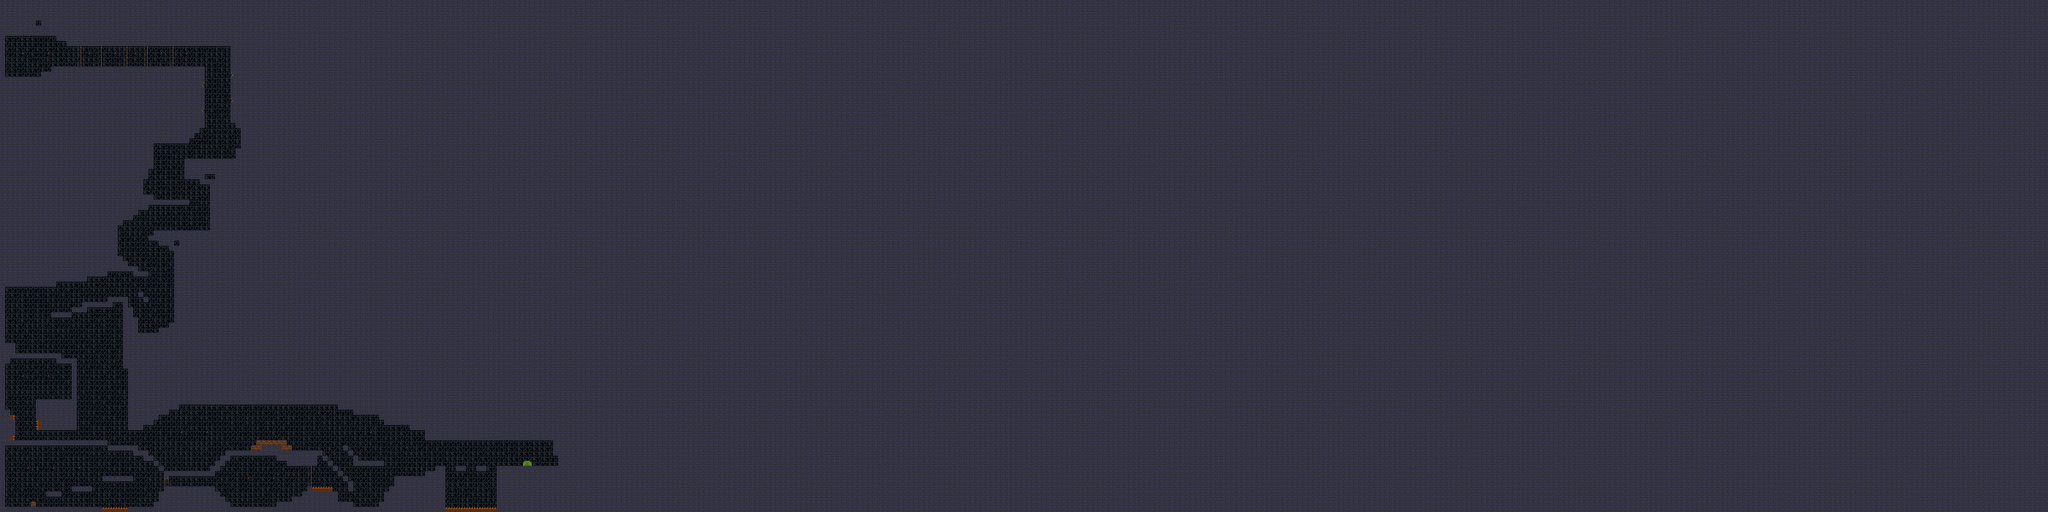

This game map was drawn from its Tiled (.tmx) file and the tilesets committed beside it. A one-line description and the trimmed map source follow:
An orthogonal 400x100 tile map with 16x16 px tiles, 2 tile layers (background, platform) and 220 objects (220x object).

<map version="1.0" orientation="orthogonal" renderorder="right-down" width="400" height="100" tilewidth="16" tileheight="16" nextobjectid="254">
 <tileset firstgid="1" name="final_patterns" tilewidth="16" tileheight="16" tilecount="100">
  <image source="all_withoutdot.png" width="160" height="160" />
 </tileset>
 <layer name="background" width="400" height="100">
  <data>[40000 cells, 40000 non-empty, 2 distinct tile ids]</data>
 </layer>
 <layer name="platform" width="400" height="100">
  <data>[40000 cells, 37410 non-empty, 14 distinct tile ids]</data>
 </layer>
 <objectgroup name="Capa de Objetos 1">
  <object id="4" name="suelo1" type="object" x="335" y="1392" width="97" height="16">
   <properties>
    <property name="bodyType" value="StaticBody" />
   </properties>
  </object>
  <object id="6" name="suelo1" type="object" x="-0.333333" y="1376" width="337" height="16">
   <properties>
    <property name="bodyType" value="StaticBody" />
   </properties>
  </object>
  <object id="7" name="suelo1" type="object" x="-0.666667" y="1392" width="16.3333" height="208.333">
   <properties>
    <property name="bodyType" value="StaticBody" />
   </properties>
  </object>
  <object id="8" name="suelo1" type="object" x="17" y="1584" width="303" height="15">
   <properties>
    <property name="bodyType" value="StaticBody" />
   </properties>
  </object>
  <object id="9" name="suelo1" type="object" x="17" y="1584" width="303" height="15">
   <properties>
    <property name="bodyType" value="StaticBody" />
   </properties>
  </object>
  <object id="11" name="suelo1" type="object" x="320" y="1488.67" width="97" height="16">
   <properties>
    <property name="bodyType" value="StaticBody" />
   </properties>
  </object>
  <object id="12" name="suelo1" type="object" x="224" y="1520" width="64" height="16">
   <properties>
    <property name="bodyType" value="StaticBody" />
   </properties>
  </object>
  <object id="13" name="suelo1" type="object" x="144" y="1536" width="47.6667" height="16">
   <properties>
    <property name="bodyType" value="StaticBody" />
   </properties>
  </object>
  <object id="14" name="suelo1" type="object" x="96.3333" y="1567.67" width="15.6667" height="16">
   <properties>
    <property name="bodyType" value="StaticBody" />
   </properties>
  </object>
  <object id="15" name="suelo1" type="object" x="416.333" y="1407.67" width="47.6667" height="16">
   <properties>
    <property name="bodyType" value="StaticBody" />
   </properties>
  </object>
  <object id="16" name="suelo1" type="object" x="448" y="1424.33" width="31.6667" height="16">
   <properties>
    <property name="bodyType" value="StaticBody" />
   </properties>
  </object>
  <object id="17" name="suelo1" type="object" x="480" y="1439.67" width="16" height="16">
   <properties>
    <property name="bodyType" value="StaticBody" />
   </properties>
  </object>
  <object id="18" name="suelo1" type="object" x="496" y="1456" width="16" height="16">
   <properties>
    <property name="bodyType" value="StaticBody" />
   </properties>
  </object>
  <object id="19" name="suelo1" type="object" x="5" y="1584.33" width="303" height="15">
   <properties>
    <property name="bodyType" value="StaticBody" />
   </properties>
  </object>
  <object id="20" name="suelo1" type="object" x="399" y="1584" width="97" height="16">
   <properties>
    <property name="bodyType" value="StaticBody" />
   </properties>
  </object>
  <object id="21" name="suelo1" type="object" x="480.333" y="1567.67" width="31.6667" height="16">
   <properties>
    <property name="bodyType" value="StaticBody" />
   </properties>
  </object>
  <object id="22" name="suelo1" type="object" x="448" y="1424.33" width="31.6667" height="16">
   <properties>
    <property name="bodyType" value="StaticBody" />
   </properties>
  </object>
  <object id="23" name="suelo1" type="object" x="495.667" y="1551.67" width="31.6667" height="16">
   <properties>
    <property name="bodyType" value="StaticBody" />
   </properties>
  </object>
  <object id="24" name="suelo1" type="object" x="448" y="1424.33" width="31.6667" height="16">
   <properties>
    <property name="bodyType" value="StaticBody" />
   </properties>
  </object>
  <object id="25" name="suelo1" type="object" x="495.667" y="1535.67" width="31.6667" height="16">
   <properties>
    <property name="bodyType" value="StaticBody" />
   </properties>
  </object>
  <object id="26" name="suelo1" type="object" x="511.333" y="1520.33" width="160" height="16">
   <properties>
    <property name="bodyType" value="StaticBody" />
   </properties>
  </object>
  <object id="27" name="suelo1" type="object" x="511.667" y="1472.67" width="158.667" height="16">
   <properties>
    <property name="bodyType" value="StaticBody" />
   </properties>
  </object>
  <object id="28" name="suelo1" type="object" x="656.333" y="1456" width="31" height="16">
   <properties>
    <property name="bodyType" value="StaticBody" />
   </properties>
  </object>
  <object id="29" name="suelo1" type="object" x="672.333" y="1440" width="31" height="16">
   <properties>
    <property name="bodyType" value="StaticBody" />
   </properties>
  </object>
  <object id="30" name="suelo1" type="object" x="688" y="1424" width="31" height="16">
   <properties>
    <property name="bodyType" value="StaticBody" />
   </properties>
  </object>
  <object id="31" name="suelo1" type="object" x="704" y="1407.67" width="303.667" height="16">
   <properties>
    <property name="bodyType" value="StaticBody" />
   </properties>
  </object>
  <object id="32" name="suelo1" type="object" x="784.667" y="1392" width="127.667" height="16">
   <properties>
    <property name="bodyType" value="StaticBody" />
   </properties>
  </object>
  <object id="33" name="suelo1" type="object" x="801.333" y="1375" width="94.6667" height="16">
   <properties>
    <property name="bodyType" value="StaticBody" />
   </properties>
  </object>
  <object id="34" name="suelo1" type="object" x="863.667" y="1424.67" width="127.667" height="16">
   <properties>
    <property name="bodyType" value="StaticBody" />
   </properties>
  </object>
  <object id="35" name="suelo1" type="object" x="895.333" y="1439.67" width="96.6667" height="16">
   <properties>
    <property name="bodyType" value="StaticBody" />
   </properties>
  </object>
  <object id="36" name="suelo1" type="object" x="863.667" y="1424.67" width="127.667" height="16">
   <properties>
    <property name="bodyType" value="StaticBody" />
   </properties>
  </object>
  <object id="37" name="suelo1" type="object" x="655.333" y="1537" width="31.6667" height="16">
   <properties>
    <property name="bodyType" value="StaticBody" />
   </properties>
  </object>
  <object id="38" name="suelo1" type="object" x="671.667" y="1551.67" width="31.6667" height="16">
   <properties>
    <property name="bodyType" value="StaticBody" />
   </properties>
  </object>
  <object id="39" name="suelo1" type="object" x="687.667" y="1567.67" width="31.6667" height="16">
   <properties>
    <property name="bodyType" value="StaticBody" />
   </properties>
  </object>
  <object id="40" name="suelo1" type="object" x="698" y="1584.33" width="189.333" height="16">
   <properties>
    <property name="bodyType" value="StaticBody" />
   </properties>
  </object>
  <object id="41" name="suelo1" type="object" x="864" y="1568" width="67.3333" height="16">
   <properties>
    <property name="bodyType" value="StaticBody" />
   </properties>
  </object>
  <object id="42" name="suelo1" type="object" x="911.667" y="1552" width="49.6667" height="16">
   <properties>
    <property name="bodyType" value="StaticBody" />
   </properties>
  </object>
  <object id="43" name="suelo1" type="object" x="943.333" y="1536" width="112" height="16">
   <properties>
    <property name="bodyType" value="StaticBody" />
   </properties>
  </object>
  </objectgroup>
</map>
<!-- 182 of 220 objects omitted -->
